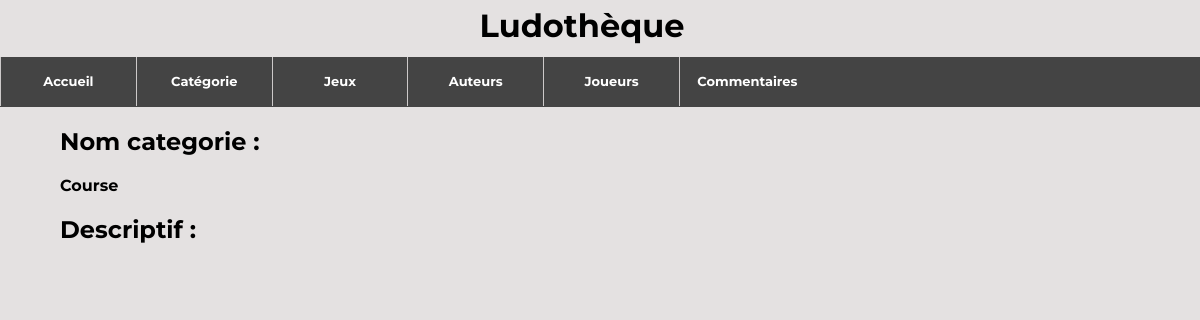
Page /ludo/affichecategorie/2/ on the earlier database version.
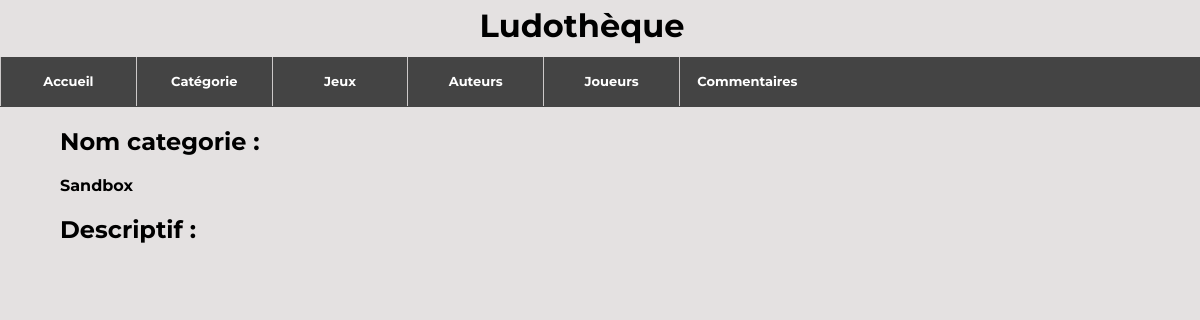
Same page on the later database version.
### ludo/models.py (models this page shows, shortened)
class Categorie(models.Model):
    nom_cat = models.CharField(max_length=100)
    descriptif_cat = models.TextField(null=True, blank=True)

### ludo/views.py (the view)
# urls.py: path('affichecategorie/<int:id>/', views.affichecategorie),
def affichecategorie(request, id):
    categorie = models.Categorie.objects.get(pk = id)
    return render(request,'ludo/affichecategorie.html',{"categorie":categorie})

### ludo/templates/ludo/affichecategorie.html (shortened to what this page needs)
<!DOCTYPE html>
<html lang="en">
<head>
    {% extends 'main.html' %}
    {% load static %}
    {% block content %}
</head>
<body>
    <div class="margin">
        <h2>Nom categorie :</h2>
        <p>
            {{categorie.nom_cat}}
        </p>
        <h2>Descriptif :</h2>
    </div>
</body>
</html>
{% endblock %}

Differences in the rows shown:
changed Categorie: nom_cat "Course" → "Sandbox"
